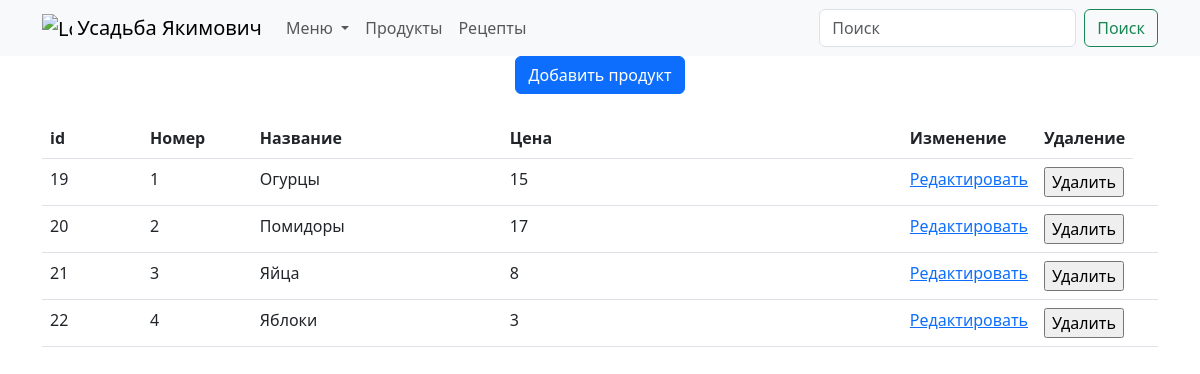
Before: /product/ with the older database file.
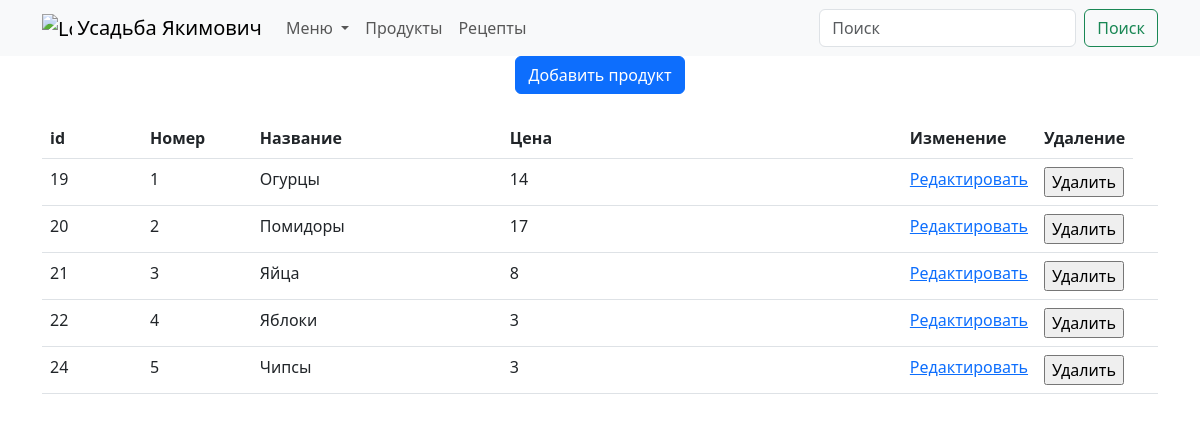
After: the same page with the newer database file.
### menu/models.py (models this page shows, shortened)
class Product(models.Model):
    title = models.CharField(max_length=255, unique=True)
    price = models.IntegerField(default=0)

### menu/views.py (the view)
# urls.py: path('product/', ProductCreateView.as_view(), name='product'),
class ProductCreateView(CustomSuccessMessageMixin, CreateView):
    model = Product
    template_name = 'menu/product.html'
    form_class = AddProductForm
    success_url = reverse_lazy('product')
    success_msg = 'Продукт добавлен'
    def get_context_data(self, **kwargs):
        context = super().get_context_data(**kwargs)
        context['products'] = Product.objects.all()
        return context

### menu/forms.py
class AddProductForm(forms.ModelForm):
    class Meta:
        model = Product
        fields = ['title', 'price']
        widgets = {
            "title": TextInput(attrs={
                'class': 'form-control',
                'placeholder': 'Продукт',
                'style': 'width:50ch',
            }),
            "price": TextInput(attrs={
                'class': 'form-control',
                'placeholder': 'Цена',
                'style': 'width:50ch',
            }),
        }

### menu/templates/menu/product.html (shortened to what this page needs)
{% extends 'menu/base.html' %}
{% block content %}
<div class="d-grid gap-3 d-md-flex justify-content-md-center">
    <button type="button" class="btn btn-primary" data-bs-toggle="modal" data-bs-target="#exampleModal1">
        Добавить продукт
    </button>
</div>
    {% if update_product %}
    <div class="d-flex align-items-center justify-content-center mt-4">
        <div class="container">
            <div class="row">
                <p class="d-flex align-items-center justify-content-center mt-4">Страница редактирования</p>
            </div>
            <form id="update_product" method="post" action="">
                {% csrf_token %}
                {{ form.title }}<br>
                {{ form.price }}<br>
                <span>{{ error }}</span>
                <button form="update_product" type="submit" class="btn btn-primary">Обновить</button>
            </form>
        </div>
    </div>
    {% else %}
<div class="container d-flex align-items-center justify-content-center ">
    <table class="table table-hover">
        <thead>
        <tr>
            <th scope="col">id</th>
            <th scope="col">Номер</th>
            <th scope="col">Название</th>
            <th scope="col">Цена</th>
            <th scope="col">Изменение</th>
            <th scope="col">Удаление</th>
        </tr>
        </thead>
        <tbody>
        {% for p in products %}
        <tr>
            <td width="100">{{p.pk}}</td>
            <td>{{ forloop.counter }}</td>
            <td width="250">{{p.title}}</td>
            <td width="400">{{p.price}}</td>
            <td width="100"><a href="{% url 'update_product' p.pk %}">Редактировать</a></td>
            <td width="10">
                <form action="{% url 'delete_product' p.pk %}" method="post">{% csrf_token %}
                    <input type="submit" value="Удалить">
                </form>
            </td>
            <td class="button">
        </tr>
        {% endfor %}
        </tbody>
    </table>
</div>
{% endif %}
{% endblock %}

Changed rows visible on the page:
changed Product "Огурцы": price "15" → "14"
added Product: pk "24", title "Чипсы", price "3"
